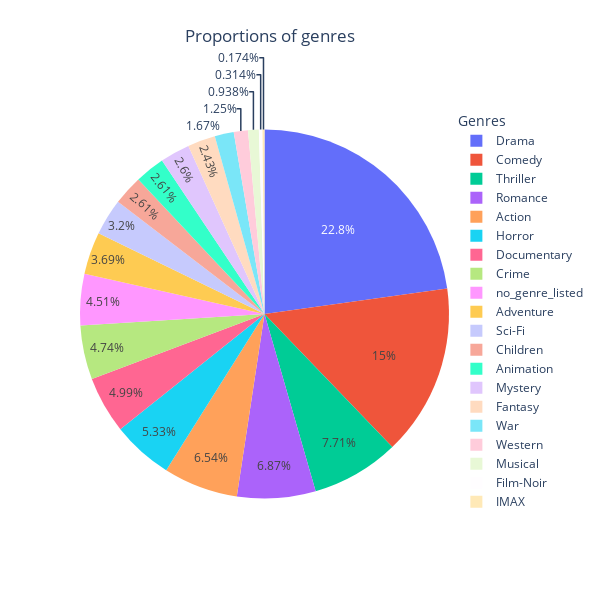

Here is the notebook cell this chart was saved with:
### Code cell
fig = go.Figure()
fig.add_trace(go.Pie(labels=frequency_genres.index, values=frequency_genres, direction='clockwise'))
fig.update_layout(legend_title = 'Genres', title='Proportions of genres', title_x=0.45, title_y=0.95)
fig.update_layout(autosize=False, width=600, height=600)

### Figure 1 — Plotly figure (JSON) as saved in the notebook; plotly's stock layout.template omitted (floating-point values rounded to 4 significant figures)
{"data": [{"direction": "clockwise", "labels": ["no_genre_listed", "Action", "Adventure", "Animation", "Children", "Comedy", "Crime", "Documentary", "Drama", "Fantasy", "Film-Noir", "Horror", "IMAX", "Musical", "Mystery", "Romance", "Sci-Fi", "Thriller", "War", "Western"], "type": "pie", "values": [5062, 7348, 4145, 2929, 2935, 16870, 5319, 5605, 25606, 2731, 353, 5989, 195, 1054, 2925, 7719, 3595, 8654, 1874, 1399]}], "layout": {"autosize": false, "height": 600, "legend": {"title": {"text": "Genres"}}, "title": {"text": "Proportions of genres", "x": 0.45, "y": 0.95}, "width": 600}}
